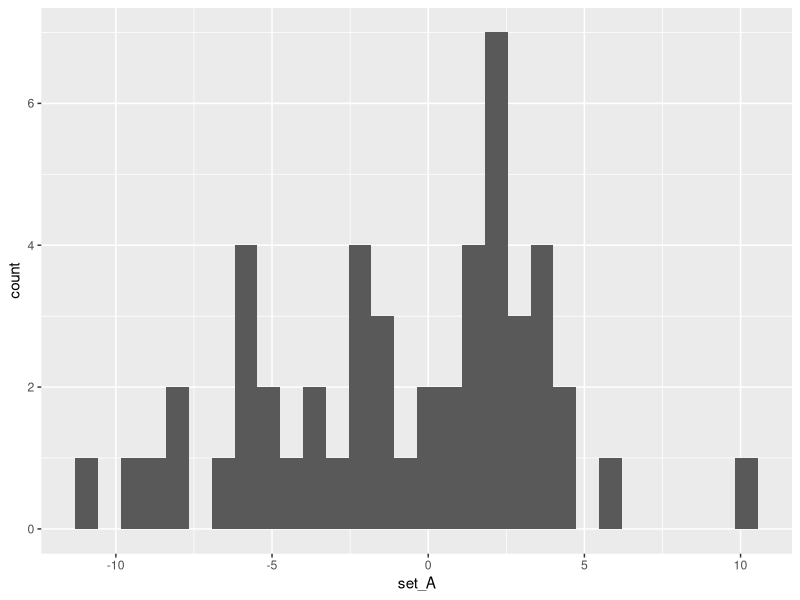
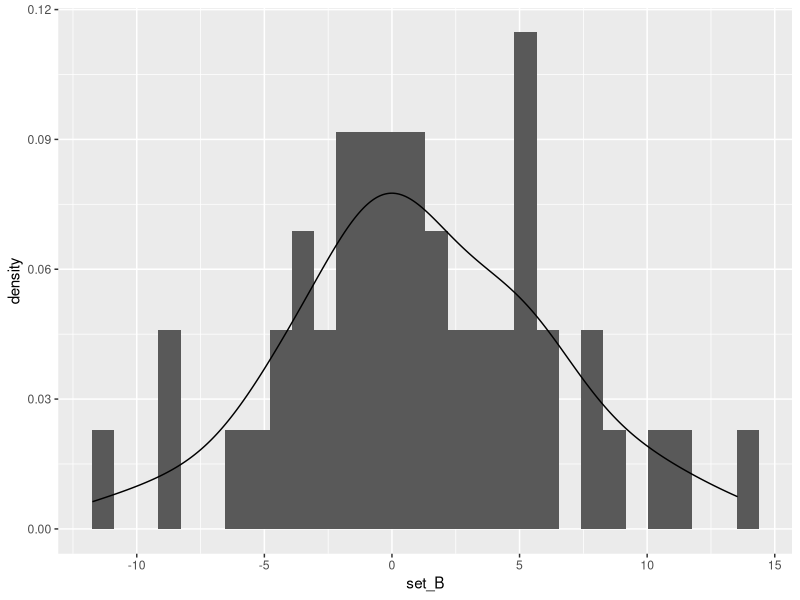
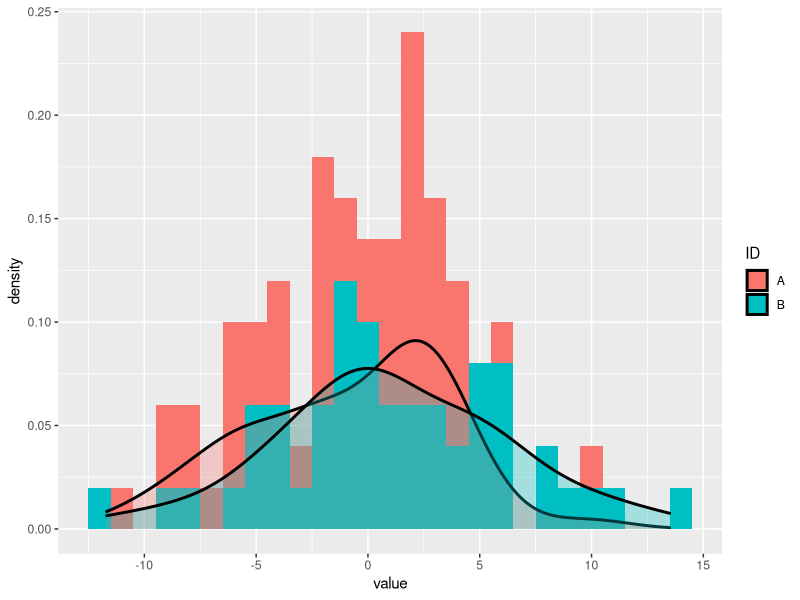
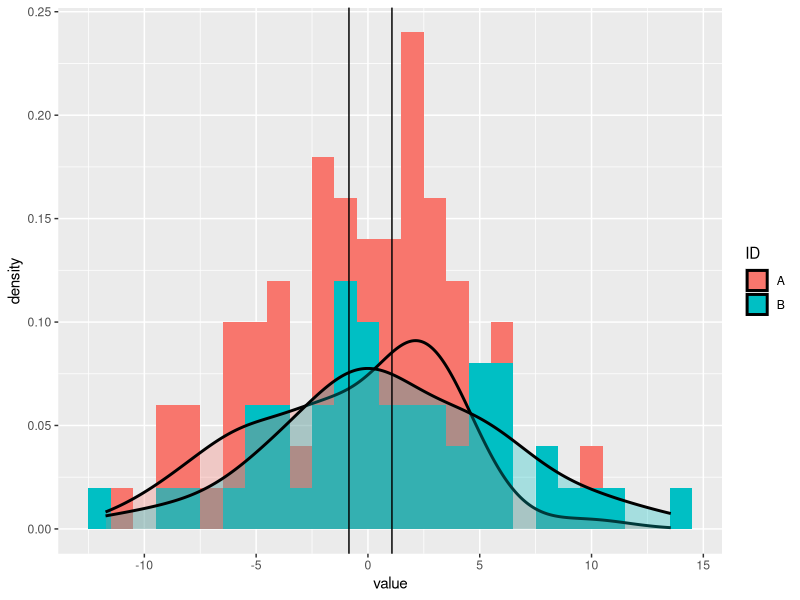
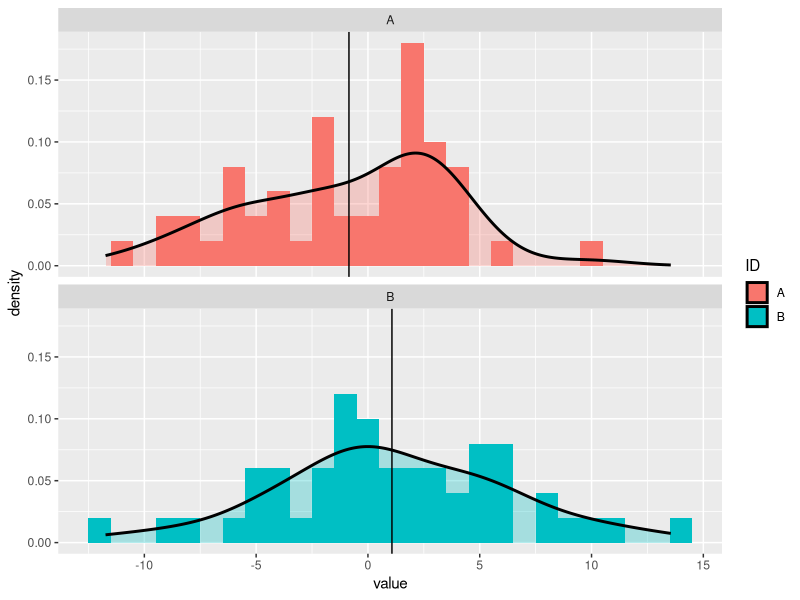
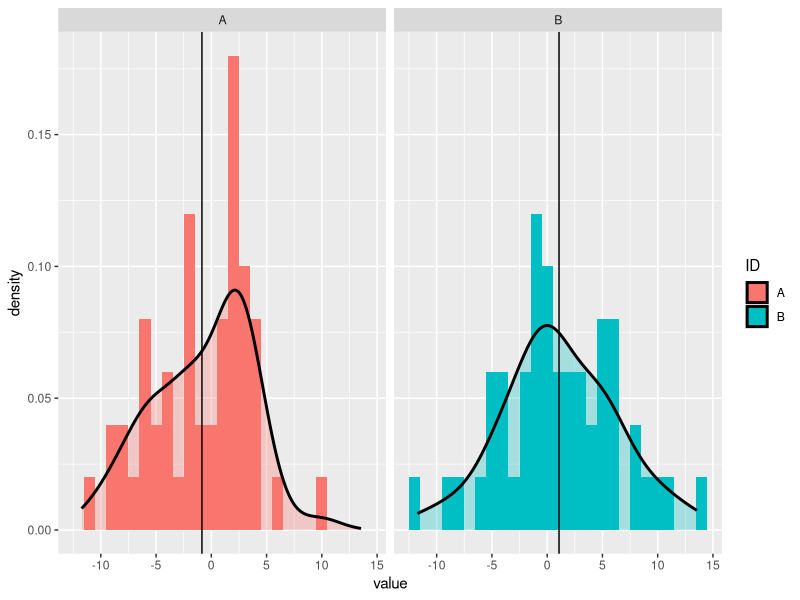
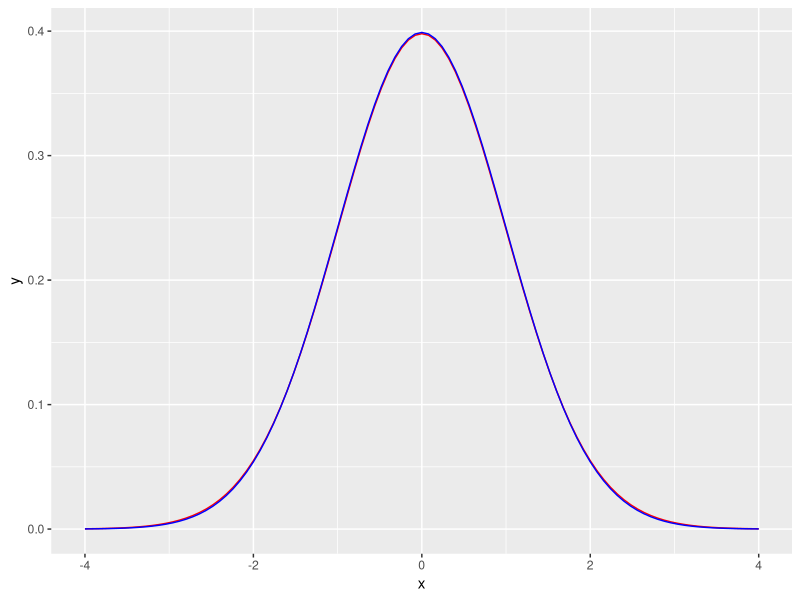
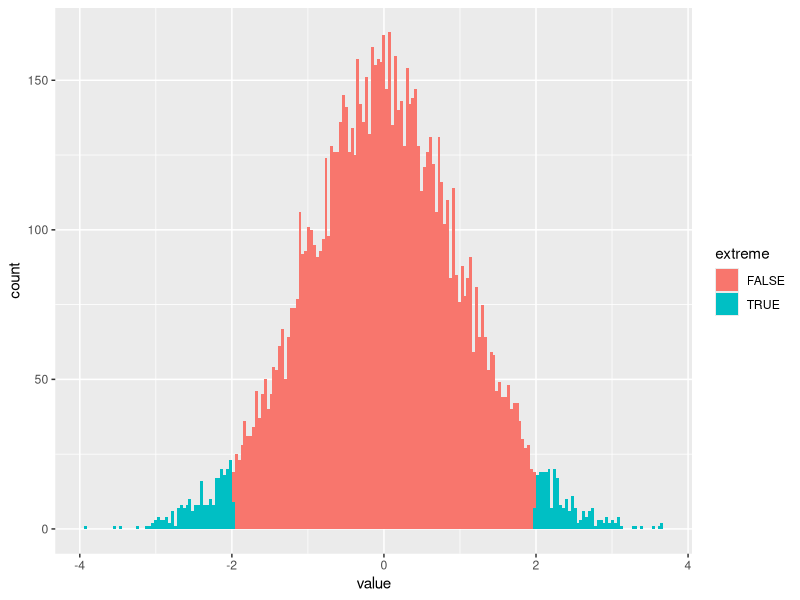

Recreate these plots in R, in order.
## ---- chunk 1
knitr::opts_chunk$set(echo = TRUE)

## ---- chunk 2
library(tidyverse)
group_data <- read_csv("GroupData12Aug.csv")

head(group_data)
## ---- chunk 3
ggplot(data = group_data,aes(x = set_A))+geom_histogram()

## ---- chunk 4
ggplot(data = group_data,aes(x = set_B))+geom_histogram(aes(y = ..density..))+geom_density()

## ---- chunk 5
new_group_data <- pivot_longer(group_data, cols = everything(),
   names_to = "ID",names_pattern = "set_(\\w)",values_to = "value")

head(new_group_data)
## ---- chunk 6
ggplot(data = new_group_data,aes(x = value,fill = ID))+
   geom_histogram(aes(y = ..density..),binwidth = 1)+
   geom_density(alpha = 0.3, size= 1)
## ---- chunk 7
means_group_data <- new_group_data %>% group_by(ID) %>%  mutate(mean = mean(value))
head(means_group_data)
## ---- chunk 8
ggplot(data = means_group_data,aes(x = value,fill = ID))+
   geom_histogram(aes(y = ..density..),binwidth = 1)+
   geom_density(alpha = 0.3, size= 1)+
   geom_vline(aes(xintercept = mean, group = ID), colour = 'black')
## ---- chunk 9
ggplot(data = means_group_data,aes(x = value,fill = ID))+
   geom_histogram(aes(y = ..density..),binwidth = 1)+
   geom_density(alpha = 0.3, size= 1)+
   geom_vline(aes(xintercept = mean, group = ID), colour = 'black')+
   facet_wrap(~ID,ncol=1)
## ---- chunk 10
ggplot(data = means_group_data,aes(x = value,fill = ID))+
   geom_histogram(aes(y = ..density..),binwidth = 1)+
   geom_density(alpha = 0.3, size= 1)+
   geom_vline(aes(xintercept = mean, group = ID), colour = 'black')+
   facet_wrap(~ID,nrow=1)

## ---- chunk 11
t.test(x = group_data$set_A, y = group_data$set_B, var.equal = TRUE)
## ---- chunk 12
t_test_results <- t.test(x = group_data$set_A, y = group_data$set_B, var.equal = FALSE)
str(t_test_results)
## ---- chunk 13
t_test_statistic <-  t_test_results$statistic
t_test_statistic
## ---- chunk 14
ggplot(tibble(x = c(-4, 4)), aes(x = x)) + stat_function(fun = dt, args = list(df = 98),colour="red") + stat_function(fun = dnorm, args = list(0,1),colour="blue")
## ---- chunk 15
sentence <- c("you","have","become","powerful")
sentence
sentence[c(3,4,1,2)]
## ---- chunk 16
permuted_sentence <- sentence[sample(4,replace=F)]
permuted_sentence
## ---- chunk 17
permutation <- sample(100,replace = F)
permuted_group_data <- new_group_data
permuted_group_data$ID <- permuted_group_data$ID[permutation]
head(permuted_group_data)
## ---- chunk 18
permuted_t_test_results <- t.test(permuted_group_data$value[which(permuted_group_data$ID=="A")],permuted_group_data$value[which(permuted_group_data$ID=="B")],var.equal=T)
str(permuted_t_test_results)
permuted_t_test_statistic <- permuted_t_test_results$statistic
## ---- chunk 19
new_group_data %>% mutate(ID = ID[sample(row_number())]) %>% head(5)

## ---- chunk 20
permuted_group_data <- new_group_data %>% mutate(ID = ID[sample(row_number())])
head(permuted_group_data)
## ---- chunk 21
permuted_t_test_statistic
## ---- chunk 22
# define number of cycles
n_reps <- 10000
# generate blank vectors to save t value in cycles
samp_dist <- rep(0,n_reps)
# Loop to generate t-values
for (i in 1:n_reps)
{
    # Assign different ids randomly
    permuted_group_data <- new_group_data %>% mutate(ID = ID[sample(row_number())])
    # t-test performed for this loop
    permuted_t_test_results <- t.test(permuted_group_data$value[which(permuted_group_data$ID=="A")],permuted_group_data$value[which(permuted_group_data$ID=="B")],var.equal=T)
# add t-value to vector
    samp_dist[i] <- permuted_t_test_results$statistic
}
## ---- chunk 23
set_A <- group_data$set_A
set_B <- group_data$set_B
mean_A <- mean(group_data$set_A)
mean_B <- mean(group_data$set_B)
pooled_sd <- sd(c(set_A-mean_A,set_B-mean_B))
t_stat <- ((mean_A - mean_B)/pooled_sd) / (sqrt(1/50 + 1/50) * sqrt((50+50-1)/(50-1+50-1)))
## ---- chunk 24
# Set the absolute value of t-statistic greater than that of t-test as the extreme value
plot_tibble <- tibble(value = samp_dist,extreme = (abs(samp_dist) > abs(t_test_statistic)))
# plot the hisogram with difference colors between normal and extreme values
ggplot(plot_tibble,aes(x=value,fill=extreme))+geom_histogram(bins=200)
## ---- chunk 25
permutation_pvalue <- sum(plot_tibble$extreme)/length(plot_tibble$extreme)
permutation_pvalue
## ---- chunk 26
tibble(permutation_pvalue,t_test_results$p.value)
## ---- chunk 27
ggplot(plot_tibble, aes(x = value)) + geom_histogram(aes(y = ..density..),bins=50) + stat_function(fun = dt, args = list(df = 98),colour="red")

